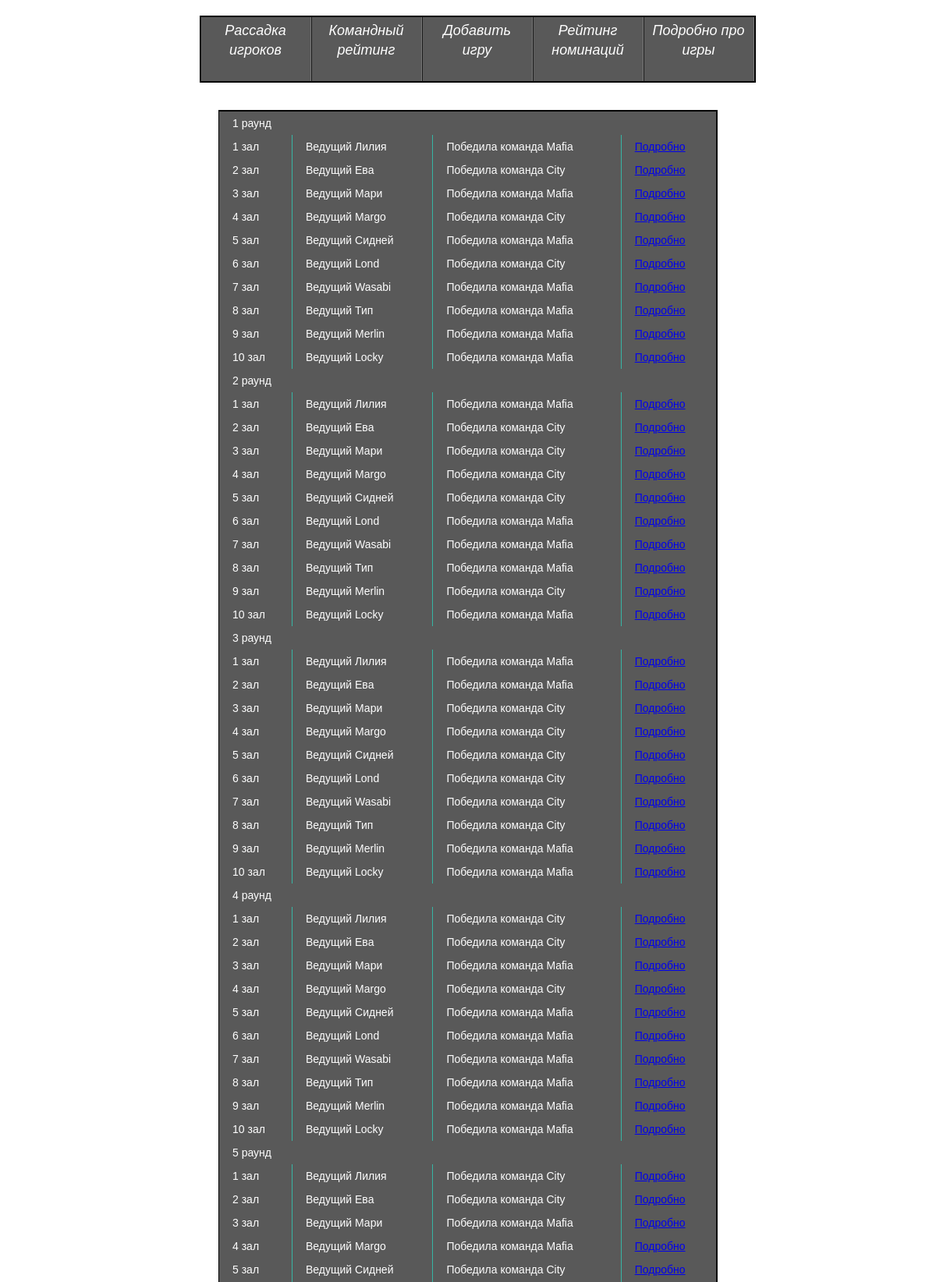
The app's page /?action=showGames (upper part) with its own data.
### tables this page shows
CREATE TABLE IF NOT EXISTS `Games` (
  `GameId` int(11) NOT NULL AUTO_INCREMENT,
  `RoomId` int(11) NOT NULL,
  `Status` int(11) NOT NULL,
  `MasterId` int(11) NOT NULL,
  `RoundNumber` int(11) NOT NULL,
  `MasterMark` int(11) NOT NULL,
  PRIMARY KEY (`GameId`),
  KEY `Status` (`Status`),
  KEY `MasterId` (`MasterId`)
);

CREATE TABLE IF NOT EXISTS `Masters` (
  `MasterId` int(11) NOT NULL AUTO_INCREMENT,
  `MasterName` varchar(256) NOT NULL,
  `Rating` double DEFAULT NULL,
  `MasterPass` varchar(256) NOT NULL,
  PRIMARY KEY (`MasterId`)
);

CREATE TABLE IF NOT EXISTS `Statuses` (
  `StatusId` int(11) NOT NULL,
  `Status` varchar(256) NOT NULL,
  PRIMARY KEY (`StatusId`)
);

### viewer.inc (called while the page is built, shortened)
<?php
function getView($name,$obj)
{
	require('templates/'.$name);
}
?>

### System.inc (called while the page is built, shortened)
<?php
class System
{
	public function showGames()
	{
		if (0)
		{
			header("Location: /authAdmin.php");
		}
		else
		{
			if (!isset($_GET['gameid']) || isset($_GET['delete']))
			{
				$res = SQL("select gameId,roomId, RoundNumber, MasterName, Statuses.Status from Games join Masters USING(masterId) join Statuses ON(StatusId=Games.Status) order by roundNumber ASC, roomId", null)->getAll();
				foreach($res as $game)
				{
					$games[$game['RoundNumber']][$game['roomId']] = array($game['MasterName'], $game['Status'], $game['gameId']);
				}
 				getView("showGamesView.inc", $games);
			}
		}
	}
}
?>

### index.php (called while the page is built, shortened)
<?php
	require("viewer.inc");
	require("DBManager.inc");
	require("System.inc");
	if (isset($_GET['action']))
	{
		if ($_GET['action'] == 'getTeams')
			System::getInstance()->getTeams();
		else if ($_GET['action'] == 'adminPanel')
			System::getInstance()->getAdminPanel();
		else if ($_GET['action'] == 'insertGame')
			System::getInstance()->insertGame();
		else if ($_GET['action'] == 'showGames')
			System::getInstance()->showGames();
		else if ($_GET['action'] == 'getPlacing')
			System::getInstance()->getPlacing();
		else
			System::getInstance()->getTeams();
	}
	else
		System::getInstance()->getTeams();
?>

### DBManager.inc (called while the page is built, shortened)
<?php
require("DataSet.inc");
class DBManager
{
	private static $instance;
	private $DBH;
	public static function getInstance()
	{
		if(is_null(self::$instance))
		{
			self::$instance = new self();
		}
	return self::$instance;
}
public function connect($host,$dbname,$user,$password)
{
	try
	{
		$this->DBH = new PDO("mysql:host=$host;dbname=$dbname;", $user, $password, array(PDO::MYSQL_ATTR_INIT_COMMAND => "SET NAMES utf8"));
		$this->DBH->exec('SET NAMES utf8');
	}
	catch(PDOException $e)
	{
		WriteError($e->getMessage());
		die();
	}
}
public function SQL($query, $params = null)
{
	try
	{
		if(!is_null($params))
		{
			$STH = $this->DBH->prepare($query);
			$STH->execute($params);
			return new DataSet($STH);
		}
		else
		{
			$STH = $this->DBH->query($query);
			return new DataSet($STH);
		}
	}
	catch(PDOException $e)
	{
		WriteError($e->getMessge());
	}
}
}
function SQL($query, $params = null)
{
	return DBManager::getInstance()->SQL($query, $params);
}
?>

### DataSet.inc (called while the page is built, shortened)
<?php
class DataSet
{
public function __construct($ST)
{
	$this->STH = $ST;
	$this->STH->setFetchMode(PDO::FETCH_ASSOC);
	$this->arr = $this->STH->FetchAll();
}
}
?>

### templates/showGamesView.inc (the view, shortened to what this page needs)
<?php getView("HeaderView.inc", $obj);?>
<body>
	<table class="table_dark">
<?php
	if (isset($obj))
	{
		foreach ($obj as $roundNumber => $tables) {
			echo "<tr><td colspan='2'>$roundNumber раунд</td></tr>";
			foreach ($tables as $roomId => $game) {
				echo "<tr><td>$roomId зал</td><td>Ведущий $game[0]</td><td>Победила команда $game[1]</td><td><a href='/?action=showGames&gameid=$game[2]'>Подробно</a></td></tr>";
			}
		}
	}
?>
	</table>
</body>

### templates/HeaderView.inc (shortened to what this page needs)
<html>
<head>
	<link rel="stylesheet" type="text/css" href="templates/maska9.css"/>
</head>
<div id="css-menu-wrapper">
		<div id="css-menu">
		<ul>
			<li><a href="/?action=getPlacing">
				<span class="text-top">Рассадка игроков</span>
				<span class="text-bottom">Рассадка на столы</span></a></li>
			<li><a href="/?action=getTeams">
				<span class="text-top">Командный рейтинг</span>
			</a></li>
			<li><a href="/?action=insertGame">
				<span class="text-top">Добавить игру</span>
			</a></li>
			<li><a href="/?action=adminPanel">
				<span class="text-top">Рейтинг номинаций</span>
			</a></li>
			<li><a href="/?action=showGames">
				<span class="text-top">Подробно про игры</span>
			</a></li>
		</ul>
		</div>
</div>

### templates/maska9.css (style rules this page uses)
* { font-family: Arial, Helvetica, sans-serif }
#css-menu-wrapper { text-align:center;margin:0 auto;display:table }
#css-menu { display:table-cell; }
#css-menu ul { list-style: none; font-family: Georgia, serif; font-size: 18px; font-style: italic; line-height: 1.4em; border:2px solid #000000; border-left: 1px solid #000000; float: left; padding: 0; margin: 12px 0 25px 24px; }
#css-menu ul li { float: left }
#css-menu ul li a { display: block; text-decoration: none; background-color: #595959; padding: 5px 10px 0 10px; color: #fefefe; width: 120px; border-right: 1px solid #797979; border-left: 1px solid #191919 }
#css-menu ul li a span { display: block }
#css-menu ul li a span.text-top { border-bottom: 1px solid #595959 }
.table_dark { border:2px solid #000000; border-left: 1px solid #000000; font-family: "Lucida Sans Unicode", "Lucida Grande", Sans-Serif; font-size: 14px; width: 640px; text-align: left; border-collapse: collapse; color: #fefefe; background-color: #595959; margin: 10px auto; }
table { margin: 0 auto; }
.table_dark td { color: #ffddbb border-bottom: 1px solid #37B5A5; border-right:1px solid #37B5A5; padding: 7px 17px; }
.table_dark td:last-child { border-right: none; }

### records on screen
games: roomId "3", MasterId.MasterName "Мари", statuses.Status "Mafia"
games: roomId "4", MasterId.MasterName "Margo", statuses.Status "City"
games: roomId "5", MasterId.MasterName "Сидней", statuses.Status "Mafia"
games: roomId "6", MasterId.MasterName "Lond", statuses.Status "City"
games: roomId "8", MasterId.MasterName "Тип", statuses.Status "Mafia"
games: roomId "9", MasterId.MasterName "Merlin", statuses.Status "Mafia"
games: roomId "10", MasterId.MasterName "Locky", statuses.Status "Mafia"
games: roomId "1", MasterId.MasterName "Лилия", statuses.Status "Mafia"
games: roomId "2", MasterId.MasterName "Ева", statuses.Status "City"
games: roomId "3", MasterId.MasterName "Мари", statuses.Status "City"
games: roomId "4", MasterId.MasterName "Margo", statuses.Status "City"
games: roomId "5", MasterId.MasterName "Сидней", statuses.Status "City"
games: roomId "6", MasterId.MasterName "Lond", statuses.Status "Mafia"
games: roomId "7", MasterId.MasterName "Wasabi", statuses.Status "Mafia"
games: roomId "8", MasterId.MasterName "Тип", statuses.Status "Mafia"
games: roomId "9", MasterId.MasterName "Merlin", statuses.Status "City"
games: roomId "10", MasterId.MasterName "Locky", statuses.Status "Mafia"
games: roomId "1", MasterId.MasterName "Лилия", statuses.Status "Mafia"
games: roomId "2", MasterId.MasterName "Ева", statuses.Status "Mafia"
games: roomId "3", MasterId.MasterName "Мари", statuses.Status "City"
games: roomId "4", MasterId.MasterName "Margo", statuses.Status "City"
games: roomId "5", MasterId.MasterName "Сидней", statuses.Status "City"
games: roomId "6", MasterId.MasterName "Lond", statuses.Status "City"
games: roomId "7", MasterId.MasterName "Wasabi", statuses.Status "City"
games: roomId "8", MasterId.MasterName "Тип", statuses.Status "City"
games: roomId "9", MasterId.MasterName "Merlin", statuses.Status "Mafia"
games: roomId "10", MasterId.MasterName "Locky", statuses.Status "Mafia"
games: roomId "1", MasterId.MasterName "Лилия", statuses.Status "City"
games: roomId "2", MasterId.MasterName "Ева", statuses.Status "City"
games: roomId "3", MasterId.MasterName "Мари", statuses.Status "Mafia"
games: roomId "4", MasterId.MasterName "Margo", statuses.Status "City"
games: roomId "5", MasterId.MasterName "Сидней", statuses.Status "Mafia"
games: roomId "6", MasterId.MasterName "Lond", statuses.Status "Mafia"
games: roomId "7", MasterId.MasterName "Wasabi", statuses.Status "Mafia"
games: roomId "8", MasterId.MasterName "Тип", statuses.Status "Mafia"
games: roomId "9", MasterId.MasterName "Merlin", statuses.Status "Mafia"
games: roomId "10", MasterId.MasterName "Locky", statuses.Status "Mafia"
games: roomId "1", MasterId.MasterName "Лилия", statuses.Status "City"
games: roomId "2", MasterId.MasterName "Ева", statuses.Status "City"
games: roomId "3", MasterId.MasterName "Мари", statuses.Status "Mafia"
games: roomId "4", MasterId.MasterName "Margo", statuses.Status "Mafia"
games: roomId "5", MasterId.MasterName "Сидней", statuses.Status "City"

### other values on screen
$roundNumber "1"
$roomId "1"
$game[0] "Лилия"
$game[1] "Mafia"
$roomId "2"
$game[0] "Ева"
$game[1] "City"
$roomId "7"
$game[0] "Wasabi"
$roundNumber "2"
$roundNumber "3"
$roundNumber "4"
$roundNumber "5"
